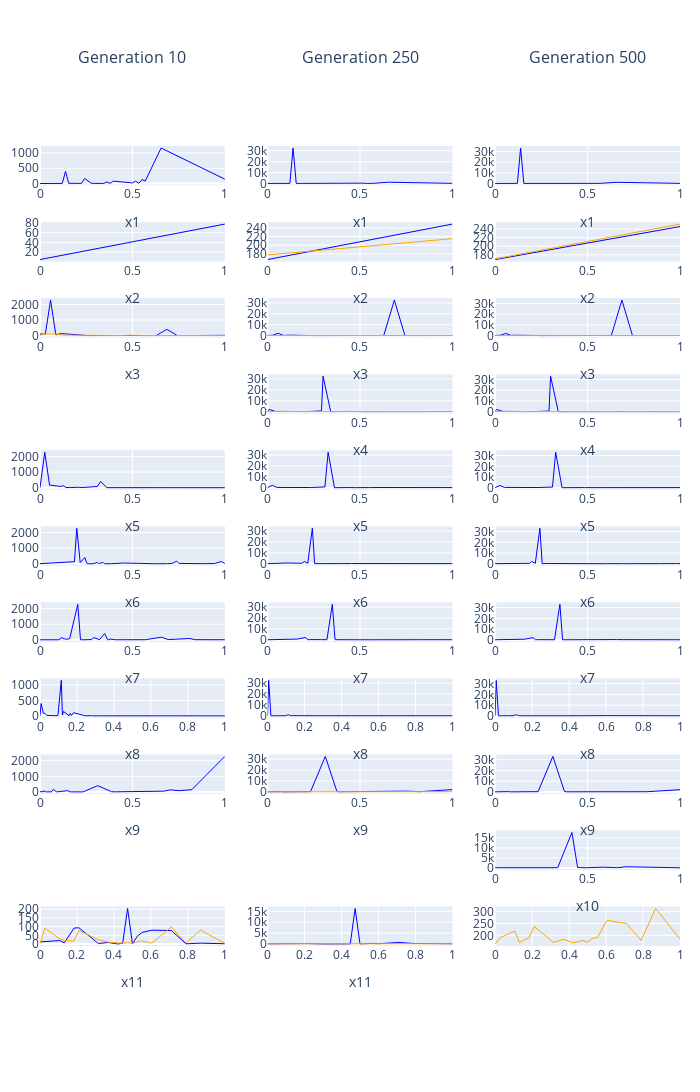

The code cell stored with this chart in its notebook:
### Code cell
fig = make_subplots(rows=len(terminals), cols=len(GENS),
                    subplot_titles=[f'Generation {gen}' for gen in GENS])

colors = ['blue', 'orange']

for method_idx, m in enumerate(['StdGP', method]):
    method_path = base_path + f'/{MAPPTING_METHODS[m]}/{dataset}/'

    # Read and plot function
    best_of_run = pd.read_csv(method_path + f'best_in_run{run_nr}.csv', index_col = 0)
    best_of_runs = best_of_run.iloc[0, GENS]
    print(best_of_runs)


    # Define symbols for the lambda functions
    for col, best_of_run in enumerate(best_of_runs):
        tokens = tokenize(best_of_runs[col])
        gptree = parse(tokens, terminals)
        gptree.create_lambda_function()

        for row, terminal in enumerate(terminals):
            if '('+ terminal + ')' in best_of_run:

                feat_values = X[:, row].flatten()
                preds = [gptree.compute_tree(obs) for obs in X]


                # Calculate median prediction when there's more than one obs with same feature value
                feats_df = pd.DataFrame({'Feature': feat_values, 'Prediction': preds})
                median_predictions = feats_df.groupby('Feature')['Prediction'].median().reset_index()

                # Unique feature values
                p_j = median_predictions['Feature'].values
                # Unique feature values predictions
                preds_j = median_predictions['Prediction'].values

                fig.add_trace(go.Scatter(x=p_j, y=preds_j, mode='lines',
                                        line=dict(color=colors[method_idx], width = 1)),
                                        row=row+1, col=col+1)
                
                if method_idx == 0:
                    fig.update_xaxes(title_text=terminal, row=row+1, col=col+1)
                    # fig.update_yaxes(title_text='Prediction', row=row+1, col=col+1)
    
    fig.update_layout(
        autosize=False,
        width=700,
        height=2500,
        margin=dict(l=40, r=20, b=70, t=70, pad=0),
        showlegend = False,
        legend=dict(yanchor="bottom", xanchor="center", x=0.5, orientation='h'),
    )

fig.show()
